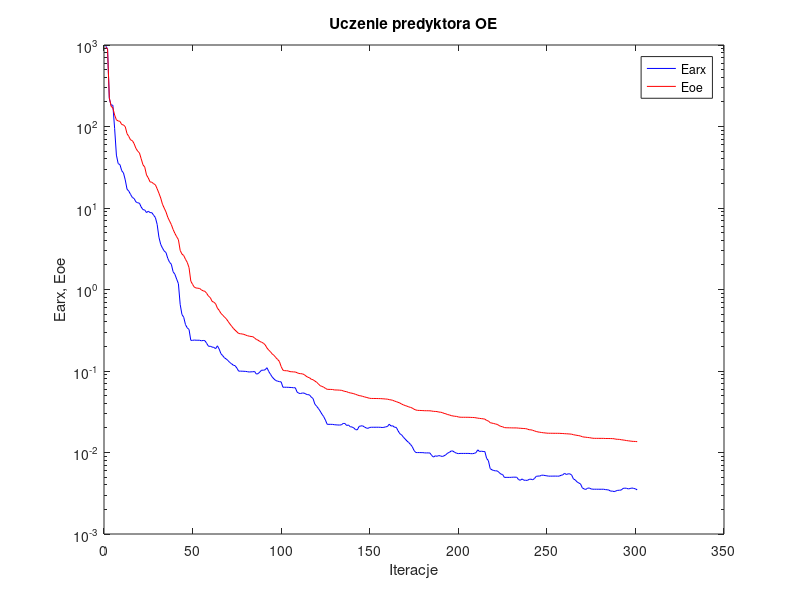
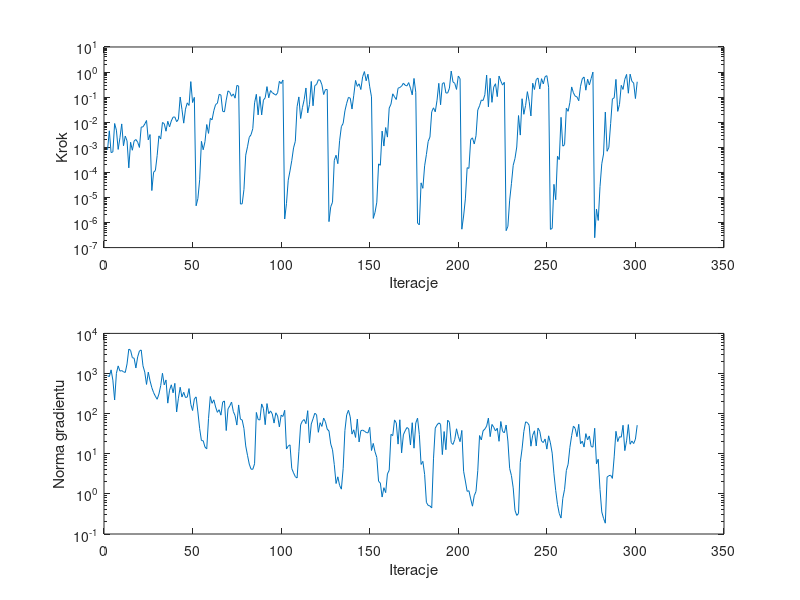

Recreate these plots in MATLAB, in order.
%uczenie predyktora oe
clear all;
n=0; farx(n+1)=9.665216e+002; foe(n+1)=9.449996e+002; wspucz(n+1)=0.000000e+000; ng(n+1)=0.000000e+000;
%odnowa zmiennej metryki
n=1; farx(n+1)=8.966632e+002; foe(n+1)=8.882005e+002; krok(n+1)=7.937301e-004; ng(n+1)=8.851648e+002;
n=2; farx(n+1)=2.196565e+002; foe(n+1)=2.259467e+002; krok(n+1)=4.546520e-003; ng(n+1)=8.345811e+002;
n=3; farx(n+1)=1.829045e+002; foe(n+1)=1.771915e+002; krok(n+1)=6.145526e-004; ng(n+1)=1.233433e+003;
n=4; farx(n+1)=1.826880e+002; foe(n+1)=1.689752e+002; krok(n+1)=6.553529e-004; ng(n+1)=6.856980e+002;
n=5; farx(n+1)=9.454157e+001; foe(n+1)=1.383386e+002; krok(n+1)=8.894860e-003; ng(n+1)=2.188102e+002;
n=6; farx(n+1)=4.457115e+001; foe(n+1)=1.206093e+002; krok(n+1)=4.829711e-003; ng(n+1)=1.011968e+003;
n=7; farx(n+1)=3.505870e+001; foe(n+1)=1.170065e+002; krok(n+1)=8.229017e-004; ng(n+1)=1.548000e+003;
n=8; farx(n+1)=3.407889e+001; foe(n+1)=1.156237e+002; krok(n+1)=2.400181e-003; ng(n+1)=1.146474e+003;
n=9; farx(n+1)=2.870097e+001; foe(n+1)=1.057182e+002; krok(n+1)=8.556689e-003; ng(n+1)=1.184555e+003;
n=10; farx(n+1)=2.691201e+001; foe(n+1)=1.045839e+002; krok(n+1)=1.153878e-003; ng(n+1)=1.105831e+003;
n=11; farx(n+1)=2.209446e+001; foe(n+1)=9.947468e+001; krok(n+1)=2.804162e-003; ng(n+1)=1.062366e+003;
n=12; farx(n+1)=1.700970e+001; foe(n+1)=8.166587e+001; krok(n+1)=1.812955e-003; ng(n+1)=1.734913e+003;
n=13; farx(n+1)=1.609554e+001; foe(n+1)=7.553537e+001; krok(n+1)=1.513017e-004; ng(n+1)=4.058872e+003;
n=14; farx(n+1)=1.466851e+001; foe(n+1)=6.842738e+001; krok(n+1)=1.588254e-003; ng(n+1)=3.779757e+003;
n=15; farx(n+1)=1.347486e+001; foe(n+1)=6.716944e+001; krok(n+1)=7.624904e-004; ng(n+1)=2.483932e+003;
n=16; farx(n+1)=1.307881e+001; foe(n+1)=6.158415e+001; krok(n+1)=1.772228e-003; ng(n+1)=2.409400e+003;
n=17; farx(n+1)=1.189254e+001; foe(n+1)=5.398564e+001; krok(n+1)=2.050616e-003; ng(n+1)=1.374477e+003;
n=18; farx(n+1)=1.159392e+001; foe(n+1)=4.993772e+001; krok(n+1)=1.597633e-003; ng(n+1)=2.593696e+003;
n=19; farx(n+1)=1.146117e+001; foe(n+1)=4.744668e+001; krok(n+1)=9.854180e-004; ng(n+1)=3.639177e+003;
n=20; farx(n+1)=1.027836e+001; foe(n+1)=4.015824e+001; krok(n+1)=6.374691e-003; ng(n+1)=3.871363e+003;
n=21; farx(n+1)=9.545484e+000; foe(n+1)=3.390769e+001; krok(n+1)=6.543079e-003; ng(n+1)=1.559826e+003;
n=22; farx(n+1)=9.457776e+000; foe(n+1)=3.175995e+001; krok(n+1)=8.443488e-003; ng(n+1)=1.086318e+003;
n=23; farx(n+1)=8.788818e+000; foe(n+1)=2.543687e+001; krok(n+1)=1.169933e-002; ng(n+1)=5.346658e+002;
n=24; farx(n+1)=9.130981e+000; foe(n+1)=2.337140e+001; krok(n+1)=1.983052e-003; ng(n+1)=1.081995e+003;
n=25; farx(n+1)=8.784813e+000; foe(n+1)=2.091325e+001; krok(n+1)=3.223493e-003; ng(n+1)=6.548837e+002;
%odnowa zmiennej metryki
n=26; farx(n+1)=8.768728e+000; foe(n+1)=2.070886e+001; krok(n+1)=1.882199e-005; ng(n+1)=4.438781e+002;
n=27; farx(n+1)=8.159881e+000; foe(n+1)=1.987047e+001; krok(n+1)=1.017375e-004; ng(n+1)=3.337183e+002;
n=28; farx(n+1)=7.644832e+000; foe(n+1)=1.928192e+001; krok(n+1)=1.185248e-004; ng(n+1)=2.716475e+002;
n=29; farx(n+1)=6.298156e+000; foe(n+1)=1.723096e+001; krok(n+1)=4.652564e-004; ng(n+1)=2.281509e+002;
n=30; farx(n+1)=4.383900e+000; foe(n+1)=1.518714e+001; krok(n+1)=2.855545e-003; ng(n+1)=3.075789e+002;
n=31; farx(n+1)=3.580803e+000; foe(n+1)=1.327855e+001; krok(n+1)=2.135619e-003; ng(n+1)=4.981788e+002;
n=32; farx(n+1)=3.222082e+000; foe(n+1)=1.112855e+001; krok(n+1)=9.769926e-003; ng(n+1)=1.015210e+003;
n=33; farx(n+1)=2.967309e+000; foe(n+1)=9.964835e+000; krok(n+1)=8.744518e-003; ng(n+1)=5.208946e+002;
n=34; farx(n+1)=2.837185e+000; foe(n+1)=8.944936e+000; krok(n+1)=4.372259e-003; ng(n+1)=6.914996e+002;
n=35; farx(n+1)=2.408556e+000; foe(n+1)=7.698631e+000; krok(n+1)=1.091588e-002; ng(n+1)=1.827263e+002;
n=36; farx(n+1)=2.159294e+000; foe(n+1)=6.932743e+000; krok(n+1)=6.543079e-003; ng(n+1)=3.834034e+002;
n=37; farx(n+1)=2.044040e+000; foe(n+1)=6.266302e+000; krok(n+1)=1.127002e-002; ng(n+1)=5.231467e+002;
n=38; farx(n+1)=1.653720e+000; foe(n+1)=5.461884e+000; krok(n+1)=1.596372e-002; ng(n+1)=3.304967e+002;
n=39; farx(n+1)=1.539195e+000; foe(n+1)=4.887243e+000; krok(n+1)=1.615205e-002; ng(n+1)=5.692654e+002;
n=40; farx(n+1)=1.343814e+000; foe(n+1)=4.448906e+000; krok(n+1)=1.046652e-002; ng(n+1)=1.098529e+002;
n=41; farx(n+1)=1.179442e+000; foe(n+1)=4.092296e+000; krok(n+1)=1.308616e-002; ng(n+1)=2.426432e+002;
n=42; farx(n+1)=6.567470e-001; foe(n+1)=3.019783e+000; krok(n+1)=1.011122e-001; ng(n+1)=4.549136e+002;
n=43; farx(n+1)=4.939162e-001; foe(n+1)=2.721811e+000; krok(n+1)=3.264474e-002; ng(n+1)=2.597086e+002;
n=44; farx(n+1)=4.564070e-001; foe(n+1)=2.611774e+000; krok(n+1)=9.175071e-003; ng(n+1)=3.401739e+002;
n=45; farx(n+1)=3.705819e-001; foe(n+1)=2.346984e+000; krok(n+1)=3.323730e-002; ng(n+1)=2.522684e+002;
n=46; farx(n+1)=3.381358e-001; foe(n+1)=2.151155e+000; krok(n+1)=5.908701e-002; ng(n+1)=2.587316e+002;
n=47; farx(n+1)=3.235174e-001; foe(n+1)=1.855822e+000; krok(n+1)=4.669156e-002; ng(n+1)=4.215957e+002;
n=48; farx(n+1)=2.379123e-001; foe(n+1)=1.268692e+000; krok(n+1)=4.164005e-001; ng(n+1)=1.705884e+002;
n=49; farx(n+1)=2.376564e-001; foe(n+1)=1.155433e+000; krok(n+1)=6.087640e-002; ng(n+1)=1.196263e+002;
n=50; farx(n+1)=2.399045e-001; foe(n+1)=1.066354e+000; krok(n+1)=9.809225e-002; ng(n+1)=2.316015e+002;
%odnowa zmiennej metryki
n=51; farx(n+1)=2.384610e-001; foe(n+1)=1.043904e+000; krok(n+1)=4.649882e-006; ng(n+1)=2.617344e+002;
n=52; farx(n+1)=2.384876e-001; foe(n+1)=1.036516e+000; krok(n+1)=9.063603e-006; ng(n+1)=1.101859e+002;
n=53; farx(n+1)=2.384105e-001; foe(n+1)=1.030202e+000; krok(n+1)=5.059212e-005; ng(n+1)=4.219594e+001;
n=54; farx(n+1)=2.346106e-001; foe(n+1)=9.876320e-001; krok(n+1)=1.726346e-003; ng(n+1)=2.133110e+001;
n=55; farx(n+1)=2.372554e-001; foe(n+1)=9.635599e-001; krok(n+1)=7.975165e-004; ng(n+1)=2.111240e+001;
n=56; farx(n+1)=2.351687e-001; foe(n+1)=9.488941e-001; krok(n+1)=1.674853e-003; ng(n+1)=1.470801e+001;
n=57; farx(n+1)=2.176668e-001; foe(n+1)=8.948530e-001; krok(n+1)=8.085176e-003; ng(n+1)=1.323482e+001;
n=58; farx(n+1)=2.009519e-001; foe(n+1)=8.268045e-001; krok(n+1)=3.581841e-003; ng(n+1)=7.560636e+001;
n=59; farx(n+1)=2.011553e-001; foe(n+1)=7.959533e-001; krok(n+1)=1.423591e-002; ng(n+1)=2.672183e+002;
n=60; farx(n+1)=1.967754e-001; foe(n+1)=7.155597e-001; krok(n+1)=1.250976e-002; ng(n+1)=1.809554e+002;
n=61; farx(n+1)=1.949173e-001; foe(n+1)=6.984524e-001; krok(n+1)=2.896961e-002; ng(n+1)=2.206143e+002;
n=62; farx(n+1)=1.878030e-001; foe(n+1)=6.688039e-001; krok(n+1)=5.079872e-002; ng(n+1)=1.468042e+002;
n=63; farx(n+1)=2.037676e-001; foe(n+1)=5.912614e-001; krok(n+1)=5.671128e-002; ng(n+1)=1.076906e+002;
n=64; farx(n+1)=1.861650e-001; foe(n+1)=5.554478e-001; krok(n+1)=1.288588e-001; ng(n+1)=1.252899e+002;
n=65; farx(n+1)=1.632511e-001; foe(n+1)=5.099159e-001; krok(n+1)=1.215890e-001; ng(n+1)=9.168469e+001;
n=66; farx(n+1)=1.542955e-001; foe(n+1)=4.851689e-001; krok(n+1)=2.710756e-002; ng(n+1)=1.942126e+002;
n=67; farx(n+1)=1.450641e-001; foe(n+1)=4.585706e-001; krok(n+1)=2.592196e-002; ng(n+1)=2.068951e+002;
n=68; farx(n+1)=1.403862e-001; foe(n+1)=4.381817e-001; krok(n+1)=7.618367e-002; ng(n+1)=3.789355e+001;
n=69; farx(n+1)=1.343016e-001; foe(n+1)=4.071423e-001; krok(n+1)=1.778431e-001; ng(n+1)=1.313125e+002;
n=70; farx(n+1)=1.271362e-001; foe(n+1)=3.795168e-001; krok(n+1)=1.559800e-001; ng(n+1)=1.564258e+002;
n=71; farx(n+1)=1.228795e-001; foe(n+1)=3.558464e-001; krok(n+1)=1.084302e-001; ng(n+1)=1.944390e+002;
n=72; farx(n+1)=1.177089e-001; foe(n+1)=3.338616e-001; krok(n+1)=1.346726e-001; ng(n+1)=1.132094e+002;
n=73; farx(n+1)=1.162484e-001; foe(n+1)=3.171480e-001; krok(n+1)=9.089589e-002; ng(n+1)=8.882382e+001;
n=74; farx(n+1)=1.086171e-001; foe(n+1)=3.027943e-001; krok(n+1)=2.926858e-001; ng(n+1)=5.193481e+001;
n=75; farx(n+1)=9.963817e-002; foe(n+1)=2.885549e-001; krok(n+1)=2.767350e-001; ng(n+1)=1.647963e+002;
%odnowa zmiennej metryki
n=76; farx(n+1)=9.959586e-002; foe(n+1)=2.866457e-001; krok(n+1)=5.457025e-006; ng(n+1)=7.267111e+001;
n=77; farx(n+1)=9.942549e-002; foe(n+1)=2.846507e-001; krok(n+1)=5.560895e-006; ng(n+1)=6.963643e+001;
n=78; farx(n+1)=9.916311e-002; foe(n+1)=2.815058e-001; krok(n+1)=2.078166e-005; ng(n+1)=4.257406e+001;
n=79; farx(n+1)=9.885658e-002; foe(n+1)=2.755782e-001; krok(n+1)=4.855320e-004; ng(n+1)=1.566680e+001;
n=80; farx(n+1)=9.809327e-002; foe(n+1)=2.710934e-001; krok(n+1)=1.043660e-003; ng(n+1)=9.163544e+000;
n=81; farx(n+1)=9.717185e-002; foe(n+1)=2.674616e-001; krok(n+1)=2.511123e-003; ng(n+1)=5.522135e+000;
n=82; farx(n+1)=9.769304e-002; foe(n+1)=2.652951e-001; krok(n+1)=3.176507e-003; ng(n+1)=4.134915e+000;
n=83; farx(n+1)=9.786285e-002; foe(n+1)=2.637629e-001; krok(n+1)=5.557598e-003; ng(n+1)=4.096950e+000;
n=84; farx(n+1)=9.864279e-002; foe(n+1)=2.542765e-001; krok(n+1)=5.927401e-002; ng(n+1)=5.625968e+000;
n=85; farx(n+1)=9.166884e-002; foe(n+1)=2.437827e-001; krok(n+1)=1.296496e-001; ng(n+1)=1.070939e+002;
n=86; farx(n+1)=9.282879e-002; foe(n+1)=2.388339e-001; krok(n+1)=1.957031e-002; ng(n+1)=7.143657e+001;
n=87; farx(n+1)=9.757105e-002; foe(n+1)=2.299809e-001; krok(n+1)=1.057221e-001; ng(n+1)=6.937697e+001;
n=88; farx(n+1)=1.024710e-001; foe(n+1)=2.253809e-001; krok(n+1)=1.955649e-002; ng(n+1)=1.745114e+002;
n=89; farx(n+1)=1.020741e-001; foe(n+1)=2.191733e-001; krok(n+1)=7.596282e-002; ng(n+1)=1.339994e+002;
n=90; farx(n+1)=1.037262e-001; foe(n+1)=2.091910e-001; krok(n+1)=9.451019e-002; ng(n+1)=5.301787e+001;
n=91; farx(n+1)=1.097747e-001; foe(n+1)=1.916160e-001; krok(n+1)=2.625380e-001; ng(n+1)=1.780358e+002;
n=92; farx(n+1)=9.851992e-002; foe(n+1)=1.803242e-001; krok(n+1)=9.407061e-002; ng(n+1)=9.976309e+001;
n=93; farx(n+1)=9.097194e-002; foe(n+1)=1.721426e-001; krok(n+1)=1.827549e-001; ng(n+1)=1.169253e+002;
n=94; farx(n+1)=8.416596e-002; foe(n+1)=1.612749e-001; krok(n+1)=1.509846e-001; ng(n+1)=9.802688e+001;
n=95; farx(n+1)=7.976709e-002; foe(n+1)=1.554663e-001; krok(n+1)=1.344350e-001; ng(n+1)=5.816964e+001;
n=96; farx(n+1)=7.628479e-002; foe(n+1)=1.459530e-001; krok(n+1)=1.196783e-001; ng(n+1)=1.050034e+002;
n=97; farx(n+1)=7.505617e-002; foe(n+1)=1.386889e-001; krok(n+1)=1.489153e-001; ng(n+1)=8.758864e+001;
n=98; farx(n+1)=7.410179e-002; foe(n+1)=1.311624e-001; krok(n+1)=4.268310e-001; ng(n+1)=4.677206e+001;
n=99; farx(n+1)=7.350465e-002; foe(n+1)=1.134925e-001; krok(n+1)=3.465039e-001; ng(n+1)=9.157192e+001;
n=100; farx(n+1)=6.322369e-002; foe(n+1)=1.024130e-001; krok(n+1)=4.816416e-001; ng(n+1)=8.491250e+001;
%odnowa zmiennej metryki
n=101; farx(n+1)=6.321200e-002; foe(n+1)=1.009260e-001; krok(n+1)=1.380356e-006; ng(n+1)=1.211134e+002;
n=102; farx(n+1)=6.318652e-002; foe(n+1)=1.008166e-001; krok(n+1)=5.659503e-006; ng(n+1)=1.313479e+001;
n=103; farx(n+1)=6.304421e-002; foe(n+1)=1.002107e-001; krok(n+1)=4.888219e-005; ng(n+1)=1.552300e+001;
n=104; farx(n+1)=6.285790e-002; foe(n+1)=9.822325e-002; krok(n+1)=1.147197e-004; ng(n+1)=1.668657e+001;
n=105; farx(n+1)=6.268245e-002; foe(n+1)=9.791353e-002; krok(n+1)=2.952315e-004; ng(n+1)=4.282892e+000;
n=106; farx(n+1)=6.228228e-002; foe(n+1)=9.745713e-002; krok(n+1)=9.458427e-004; ng(n+1)=3.344332e+000;
n=107; farx(n+1)=6.228550e-002; foe(n+1)=9.724006e-002; krok(n+1)=1.737807e-003; ng(n+1)=2.687102e+000;
n=108; farx(n+1)=5.517424e-002; foe(n+1)=9.526779e-002; krok(n+1)=4.171530e-002; ng(n+1)=2.486624e+000;
n=109; farx(n+1)=5.328955e-002; foe(n+1)=9.323020e-002; krok(n+1)=1.019950e-001; ng(n+1)=1.122148e+001;
n=110; farx(n+1)=5.296005e-002; foe(n+1)=9.277370e-002; krok(n+1)=1.405854e-002; ng(n+1)=5.278583e+001;
n=111; farx(n+1)=5.372708e-002; foe(n+1)=9.226333e-002; krok(n+1)=3.802193e-002; ng(n+1)=6.555852e+001;
n=112; farx(n+1)=5.353590e-002; foe(n+1)=9.042136e-002; krok(n+1)=7.919636e-002; ng(n+1)=7.131770e+001;
n=113; farx(n+1)=5.206682e-002; foe(n+1)=8.677510e-002; krok(n+1)=2.317569e-001; ng(n+1)=5.609951e+001;
n=114; farx(n+1)=5.125978e-002; foe(n+1)=8.394608e-002; krok(n+1)=2.351765e-002; ng(n+1)=1.185253e+002;
n=115; farx(n+1)=5.092364e-002; foe(n+1)=8.270544e-002; krok(n+1)=5.138140e-002; ng(n+1)=1.861775e+001;
n=116; farx(n+1)=4.783174e-002; foe(n+1)=7.915526e-002; krok(n+1)=4.228884e-001; ng(n+1)=5.502498e+001;
n=117; farx(n+1)=4.598824e-002; foe(n+1)=7.816765e-002; krok(n+1)=4.524124e-002; ng(n+1)=7.445632e+001;
n=118; farx(n+1)=3.936585e-002; foe(n+1)=7.539040e-002; krok(n+1)=2.894475e-001; ng(n+1)=1.024226e+002;
n=119; farx(n+1)=3.701479e-002; foe(n+1)=7.290230e-002; krok(n+1)=3.202323e-001; ng(n+1)=9.389101e+001;
n=120; farx(n+1)=3.476340e-002; foe(n+1)=6.952821e-002; krok(n+1)=4.923082e-001; ng(n+1)=3.425683e+001;
n=121; farx(n+1)=3.226433e-002; foe(n+1)=6.612052e-002; krok(n+1)=4.763389e-001; ng(n+1)=5.948781e+001;
n=122; farx(n+1)=2.959532e-002; foe(n+1)=6.471225e-002; krok(n+1)=3.114411e-001; ng(n+1)=4.800774e+001;
n=123; farx(n+1)=2.758490e-002; foe(n+1)=6.340804e-002; krok(n+1)=1.269153e-001; ng(n+1)=7.777493e+001;
n=124; farx(n+1)=2.497592e-002; foe(n+1)=6.119375e-002; krok(n+1)=2.002215e-001; ng(n+1)=6.261839e+001;
n=125; farx(n+1)=2.216390e-002; foe(n+1)=5.961410e-002; krok(n+1)=2.013997e-001; ng(n+1)=4.108983e+001;
%odnowa zmiennej metryki
n=126; farx(n+1)=2.216409e-002; foe(n+1)=5.950111e-002; krok(n+1)=1.085368e-006; ng(n+1)=3.698343e+001;
n=127; farx(n+1)=2.215739e-002; foe(n+1)=5.942077e-002; krok(n+1)=4.273013e-006; ng(n+1)=1.749115e+001;
n=128; farx(n+1)=2.213095e-002; foe(n+1)=5.931229e-002; krok(n+1)=6.445420e-006; ng(n+1)=1.256322e+001;
n=129; farx(n+1)=2.194118e-002; foe(n+1)=5.859623e-002; krok(n+1)=3.046669e-004; ng(n+1)=5.344484e+000;
n=130; farx(n+1)=2.183774e-002; foe(n+1)=5.850802e-002; krok(n+1)=4.820713e-004; ng(n+1)=1.811711e+000;
n=131; farx(n+1)=2.176381e-002; foe(n+1)=5.842613e-002; krok(n+1)=2.215284e-004; ng(n+1)=2.662123e+000;
n=132; farx(n+1)=2.171666e-002; foe(n+1)=5.818514e-002; krok(n+1)=1.830478e-003; ng(n+1)=1.623272e+000;
n=133; farx(n+1)=2.186514e-002; foe(n+1)=5.798706e-002; krok(n+1)=6.681202e-003; ng(n+1)=1.311279e+000;
n=134; farx(n+1)=2.271770e-002; foe(n+1)=5.708831e-002; krok(n+1)=8.988693e-003; ng(n+1)=4.260383e+000;
n=135; farx(n+1)=2.270149e-002; foe(n+1)=5.616326e-002; krok(n+1)=2.835564e-002; ng(n+1)=3.820922e+001;
n=136; farx(n+1)=2.144084e-002; foe(n+1)=5.576083e-002; krok(n+1)=5.694364e-002; ng(n+1)=9.355508e+001;
n=137; farx(n+1)=2.175995e-002; foe(n+1)=5.447522e-002; krok(n+1)=9.790194e-002; ng(n+1)=1.215100e+002;
n=138; farx(n+1)=2.070211e-002; foe(n+1)=5.389933e-002; krok(n+1)=9.137743e-002; ng(n+1)=8.307721e+001;
n=139; farx(n+1)=2.056453e-002; foe(n+1)=5.334392e-002; krok(n+1)=3.353295e-002; ng(n+1)=3.085836e+001;
n=140; farx(n+1)=2.003646e-002; foe(n+1)=5.269777e-002; krok(n+1)=1.191056e-001; ng(n+1)=3.950417e+001;
n=141; farx(n+1)=1.907345e-002; foe(n+1)=5.169226e-002; krok(n+1)=4.635137e-001; ng(n+1)=2.552671e+001;
n=142; farx(n+1)=1.896825e-002; foe(n+1)=5.087285e-002; krok(n+1)=2.693452e-001; ng(n+1)=7.342304e+001;
n=143; farx(n+1)=2.088482e-002; foe(n+1)=4.990854e-002; krok(n+1)=3.404866e-001; ng(n+1)=1.968572e+001;
n=144; farx(n+1)=2.120234e-002; foe(n+1)=4.954688e-002; krok(n+1)=2.010759e-001; ng(n+1)=3.756172e+001;
n=145; farx(n+1)=2.123756e-002; foe(n+1)=4.881892e-002; krok(n+1)=6.522451e-001; ng(n+1)=3.892194e+001;
n=146; farx(n+1)=2.057457e-002; foe(n+1)=4.815861e-002; krok(n+1)=1.045307e+000; ng(n+1)=3.654160e+001;
n=147; farx(n+1)=2.000753e-002; foe(n+1)=4.752827e-002; krok(n+1)=4.478955e-001; ng(n+1)=3.399115e+001;
n=148; farx(n+1)=1.977995e-002; foe(n+1)=4.686535e-002; krok(n+1)=8.209742e-001; ng(n+1)=3.300860e+001;
n=149; farx(n+1)=2.031289e-002; foe(n+1)=4.622784e-002; krok(n+1)=2.584327e-001; ng(n+1)=4.560142e+001;
n=150; farx(n+1)=2.041006e-002; foe(n+1)=4.605574e-002; krok(n+1)=1.024472e-001; ng(n+1)=1.205749e+001;
%odnowa zmiennej metryki
n=151; farx(n+1)=2.040980e-002; foe(n+1)=4.602102e-002; krok(n+1)=1.458599e-006; ng(n+1)=1.811890e+001;
n=152; farx(n+1)=2.041036e-002; foe(n+1)=4.599641e-002; krok(n+1)=2.556226e-006; ng(n+1)=1.116317e+001;
n=153; farx(n+1)=2.042042e-002; foe(n+1)=4.595971e-002; krok(n+1)=6.453292e-006; ng(n+1)=8.090595e+000;
n=154; farx(n+1)=2.041052e-002; foe(n+1)=4.589432e-002; krok(n+1)=2.176111e-004; ng(n+1)=2.056057e+000;
n=155; farx(n+1)=2.038278e-002; foe(n+1)=4.585624e-002; krok(n+1)=1.915864e-004; ng(n+1)=1.862155e+000;
n=156; farx(n+1)=2.026200e-002; foe(n+1)=4.569246e-002; krok(n+1)=4.427789e-003; ng(n+1)=8.346667e-001;
n=157; farx(n+1)=2.035994e-002; foe(n+1)=4.554949e-002; krok(n+1)=1.120856e-003; ng(n+1)=1.426793e+000;
n=158; farx(n+1)=2.064826e-002; foe(n+1)=4.528398e-002; krok(n+1)=6.130766e-003; ng(n+1)=1.074870e+000;
n=159; farx(n+1)=2.081738e-002; foe(n+1)=4.517626e-002; krok(n+1)=2.547833e-003; ng(n+1)=3.144820e+000;
n=160; farx(n+1)=2.223388e-002; foe(n+1)=4.451438e-002; krok(n+1)=3.670029e-002; ng(n+1)=3.877737e+000;
n=161; farx(n+1)=2.114659e-002; foe(n+1)=4.420692e-002; krok(n+1)=5.235740e-002; ng(n+1)=3.042167e+001;
n=162; farx(n+1)=2.127372e-002; foe(n+1)=4.371313e-002; krok(n+1)=1.357350e-001; ng(n+1)=2.831188e+001;
n=163; farx(n+1)=2.040218e-002; foe(n+1)=4.273978e-002; krok(n+1)=1.026218e-001; ng(n+1)=6.974731e+001;
n=164; farx(n+1)=2.034601e-002; foe(n+1)=4.210107e-002; krok(n+1)=8.057849e-002; ng(n+1)=5.859928e+001;
n=165; farx(n+1)=1.848318e-002; foe(n+1)=4.126734e-002; krok(n+1)=2.268451e-001; ng(n+1)=1.740548e+001;
n=166; farx(n+1)=1.698838e-002; foe(n+1)=4.050798e-002; krok(n+1)=2.436225e-001; ng(n+1)=7.022772e+001;
n=167; farx(n+1)=1.648753e-002; foe(n+1)=3.930009e-002; krok(n+1)=2.730638e-001; ng(n+1)=1.052552e+001;
n=168; farx(n+1)=1.541888e-002; foe(n+1)=3.843603e-002; krok(n+1)=3.614383e-001; ng(n+1)=2.971872e+001;
n=169; farx(n+1)=1.465048e-002; foe(n+1)=3.769841e-002; krok(n+1)=2.981443e-001; ng(n+1)=3.730654e+001;
n=170; farx(n+1)=1.385518e-002; foe(n+1)=3.704828e-002; krok(n+1)=2.800362e-001; ng(n+1)=4.509463e+001;
n=171; farx(n+1)=1.326965e-002; foe(n+1)=3.631623e-002; krok(n+1)=3.806077e-001; ng(n+1)=4.195183e+001;
n=172; farx(n+1)=1.257413e-002; foe(n+1)=3.578648e-002; krok(n+1)=2.286351e-001; ng(n+1)=1.651977e+001;
n=173; farx(n+1)=1.181775e-002; foe(n+1)=3.513506e-002; krok(n+1)=1.232442e-001; ng(n+1)=5.939039e+001;
n=174; farx(n+1)=1.060482e-002; foe(n+1)=3.397755e-002; krok(n+1)=5.570755e-001; ng(n+1)=1.378408e+001;
n=175; farx(n+1)=9.991113e-003; foe(n+1)=3.325351e-002; krok(n+1)=1.567018e-001; ng(n+1)=5.858262e+001;
%odnowa zmiennej metryki
n=176; farx(n+1)=9.981519e-003; foe(n+1)=3.289189e-002; krok(n+1)=9.415455e-007; ng(n+1)=7.711512e+001;
n=177; farx(n+1)=9.978603e-003; foe(n+1)=3.282613e-002; krok(n+1)=8.092044e-007; ng(n+1)=3.020915e+001;
n=178; farx(n+1)=9.967332e-003; foe(n+1)=3.275870e-002; krok(n+1)=3.819627e-005; ng(n+1)=5.412634e+000;
n=179; farx(n+1)=9.965181e-003; foe(n+1)=3.268248e-002; krok(n+1)=2.310648e-005; ng(n+1)=6.472516e+000;
n=180; farx(n+1)=9.892233e-003; foe(n+1)=3.256307e-002; krok(n+1)=1.821736e-004; ng(n+1)=3.044246e+000;
n=181; farx(n+1)=9.882253e-003; foe(n+1)=3.255077e-002; krok(n+1)=5.157570e-004; ng(n+1)=6.140728e-001;
n=182; farx(n+1)=9.887271e-003; foe(n+1)=3.252346e-002; krok(n+1)=1.721118e-003; ng(n+1)=5.152139e-001;
n=183; farx(n+1)=9.859204e-003; foe(n+1)=3.249258e-002; krok(n+1)=2.569527e-003; ng(n+1)=5.010022e-001;
n=184; farx(n+1)=9.184346e-003; foe(n+1)=3.226118e-002; krok(n+1)=2.606552e-002; ng(n+1)=4.466516e-001;
n=185; farx(n+1)=8.786921e-003; foe(n+1)=3.199653e-002; krok(n+1)=3.751412e-002; ng(n+1)=7.465750e+000;
n=186; farx(n+1)=9.103495e-003; foe(n+1)=3.190851e-002; krok(n+1)=2.590317e-002; ng(n+1)=4.361347e+001;
n=187; farx(n+1)=8.988617e-003; foe(n+1)=3.178635e-002; krok(n+1)=7.494212e-002; ng(n+1)=5.232462e+001;
n=188; farx(n+1)=9.168376e-003; foe(n+1)=3.135097e-002; krok(n+1)=3.556863e-001; ng(n+1)=5.872885e+001;
n=189; farx(n+1)=9.061058e-003; foe(n+1)=3.122562e-002; krok(n+1)=4.954706e-002; ng(n+1)=5.430748e+001;
n=190; farx(n+1)=8.941834e-003; foe(n+1)=3.087366e-002; krok(n+1)=3.465039e-001; ng(n+1)=9.533202e+000;
n=191; farx(n+1)=9.113888e-003; foe(n+1)=3.019033e-002; krok(n+1)=3.785765e-001; ng(n+1)=3.582756e+001;
n=192; farx(n+1)=9.391522e-003; foe(n+1)=2.983111e-002; krok(n+1)=1.467726e-001; ng(n+1)=1.262179e+001;
n=193; farx(n+1)=9.840963e-003; foe(n+1)=2.918198e-002; krok(n+1)=1.454886e-001; ng(n+1)=6.873678e+001;
n=194; farx(n+1)=1.004236e-002; foe(n+1)=2.890707e-002; krok(n+1)=2.268451e-001; ng(n+1)=6.086499e+001;
n=195; farx(n+1)=1.045675e-002; foe(n+1)=2.834610e-002; krok(n+1)=1.096368e+000; ng(n+1)=1.901961e+001;
n=196; farx(n+1)=1.041471e-002; foe(n+1)=2.808360e-002; krok(n+1)=4.047493e-001; ng(n+1)=1.702874e+001;
n=197; farx(n+1)=1.002052e-002; foe(n+1)=2.783468e-002; krok(n+1)=3.550835e-001; ng(n+1)=2.269521e+001;
n=198; farx(n+1)=9.813827e-003; foe(n+1)=2.773938e-002; krok(n+1)=2.031949e-001; ng(n+1)=4.195517e+001;
n=199; farx(n+1)=9.690046e-003; foe(n+1)=2.732308e-002; krok(n+1)=6.912919e-001; ng(n+1)=2.720729e+001;
n=200; farx(n+1)=9.743341e-003; foe(n+1)=2.711550e-002; krok(n+1)=5.450576e-001; ng(n+1)=2.004074e+001;
%odnowa zmiennej metryki
n=201; farx(n+1)=9.743537e-003; foe(n+1)=2.705965e-002; krok(n+1)=5.411080e-007; ng(n+1)=3.813731e+001;
n=202; farx(n+1)=9.743305e-003; foe(n+1)=2.705773e-002; krok(n+1)=1.814744e-006; ng(n+1)=3.669832e+000;
n=203; farx(n+1)=9.745250e-003; foe(n+1)=2.705458e-002; krok(n+1)=8.756691e-006; ng(n+1)=2.089830e+000;
n=204; farx(n+1)=9.742018e-003; foe(n+1)=2.704053e-002; krok(n+1)=1.535048e-004; ng(n+1)=1.156154e+000;
n=205; farx(n+1)=9.746654e-003; foe(n+1)=2.702774e-002; krok(n+1)=1.442347e-004; ng(n+1)=1.199120e+000;
n=206; farx(n+1)=9.685051e-003; foe(n+1)=2.695825e-002; krok(n+1)=2.032216e-003; ng(n+1)=7.496448e-001;
n=207; farx(n+1)=9.673493e-003; foe(n+1)=2.691199e-002; krok(n+1)=2.383756e-003; ng(n+1)=4.936313e-001;
n=208; farx(n+1)=9.759351e-003; foe(n+1)=2.685203e-002; krok(n+1)=1.353531e-003; ng(n+1)=8.977914e-001;
n=209; farx(n+1)=9.956322e-003; foe(n+1)=2.663898e-002; krok(n+1)=2.883948e-003; ng(n+1)=1.153190e+000;
n=210; farx(n+1)=1.077977e-002; foe(n+1)=2.638725e-002; krok(n+1)=3.064379e-002; ng(n+1)=3.789918e+000;
n=211; farx(n+1)=1.027915e-002; foe(n+1)=2.623022e-002; krok(n+1)=4.509055e-002; ng(n+1)=2.841008e+001;
n=212; farx(n+1)=1.038471e-002; foe(n+1)=2.605506e-002; krok(n+1)=7.680579e-002; ng(n+1)=2.209282e+001;
n=213; farx(n+1)=1.029237e-002; foe(n+1)=2.591021e-002; krok(n+1)=7.340057e-002; ng(n+1)=3.735080e+001;
n=214; farx(n+1)=1.027534e-002; foe(n+1)=2.567181e-002; krok(n+1)=1.244441e-001; ng(n+1)=4.133130e+001;
n=215; farx(n+1)=8.455629e-003; foe(n+1)=2.473140e-002; krok(n+1)=7.571876e-001; ng(n+1)=4.878211e+001;
n=216; farx(n+1)=7.942633e-003; foe(n+1)=2.435159e-002; krok(n+1)=4.111242e-002; ng(n+1)=7.754223e+001;
n=217; farx(n+1)=6.339723e-003; foe(n+1)=2.323758e-002; krok(n+1)=5.636152e-001; ng(n+1)=2.669082e+001;
n=218; farx(n+1)=6.133484e-003; foe(n+1)=2.294415e-002; krok(n+1)=6.208155e-002; ng(n+1)=5.383753e+001;
n=219; farx(n+1)=6.009460e-003; foe(n+1)=2.269653e-002; krok(n+1)=2.515310e-001; ng(n+1)=4.582590e+001;
n=220; farx(n+1)=5.956913e-003; foe(n+1)=2.237825e-002; krok(n+1)=3.427774e-001; ng(n+1)=3.699506e+001;
n=221; farx(n+1)=5.946335e-003; foe(n+1)=2.213026e-002; krok(n+1)=1.046893e-001; ng(n+1)=4.336684e+001;
n=222; farx(n+1)=5.702321e-003; foe(n+1)=2.143573e-002; krok(n+1)=6.930078e-001; ng(n+1)=2.044395e+001;
n=223; farx(n+1)=5.435564e-003; foe(n+1)=2.090458e-002; krok(n+1)=4.363377e-001; ng(n+1)=6.369690e+001;
n=224; farx(n+1)=5.376684e-003; foe(n+1)=2.071299e-002; krok(n+1)=3.020544e-001; ng(n+1)=3.594747e+001;
n=225; farx(n+1)=4.950986e-003; foe(n+1)=2.021516e-002; krok(n+1)=3.916078e-001; ng(n+1)=3.330240e+001;
%odnowa zmiennej metryki
n=226; farx(n+1)=4.952180e-003; foe(n+1)=2.013094e-002; krok(n+1)=4.740773e-007; ng(n+1)=5.200266e+001;
n=227; farx(n+1)=4.952870e-003; foe(n+1)=2.010473e-002; krok(n+1)=7.047453e-007; ng(n+1)=2.075582e+001;
n=228; farx(n+1)=4.952038e-003; foe(n+1)=2.008455e-002; krok(n+1)=7.817314e-006; ng(n+1)=4.293833e+000;
n=229; farx(n+1)=4.963089e-003; foe(n+1)=2.006136e-002; krok(n+1)=3.533295e-005; ng(n+1)=2.859522e+000;
n=230; farx(n+1)=4.981500e-003; foe(n+1)=2.003390e-002; krok(n+1)=1.915864e-004; ng(n+1)=1.414031e+000;
n=231; farx(n+1)=4.981377e-003; foe(n+1)=2.003061e-002; krok(n+1)=3.569431e-004; ng(n+1)=3.896759e-001;
n=232; farx(n+1)=4.971361e-003; foe(n+1)=2.002563e-002; krok(n+1)=1.023857e-003; ng(n+1)=2.908823e-001;
n=233; farx(n+1)=4.658426e-003; foe(n+1)=1.990414e-002; krok(n+1)=1.843937e-002; ng(n+1)=3.251960e-001;
n=234; farx(n+1)=4.561620e-003; foe(n+1)=1.984276e-002; krok(n+1)=3.065383e-003; ng(n+1)=6.113972e+000;
n=235; farx(n+1)=4.738782e-003; foe(n+1)=1.975792e-002; krok(n+1)=8.643496e-002; ng(n+1)=1.322724e+001;
n=236; farx(n+1)=4.572326e-003; foe(n+1)=1.969434e-002; krok(n+1)=2.069473e-002; ng(n+1)=3.579422e+001;
n=237; farx(n+1)=4.564947e-003; foe(n+1)=1.962116e-002; krok(n+1)=4.663645e-002; ng(n+1)=6.237136e+001;
n=238; farx(n+1)=4.545348e-003; foe(n+1)=1.939947e-002; krok(n+1)=1.655202e-001; ng(n+1)=5.998785e+001;
n=239; farx(n+1)=4.684141e-003; foe(n+1)=1.901440e-002; krok(n+1)=6.826594e-002; ng(n+1)=5.123057e+001;
n=240; farx(n+1)=4.714824e-003; foe(n+1)=1.898515e-002; krok(n+1)=1.775074e-002; ng(n+1)=1.543322e+001;
n=241; farx(n+1)=4.619204e-003; foe(n+1)=1.873349e-002; krok(n+1)=3.589327e-001; ng(n+1)=2.898568e+001;
n=242; farx(n+1)=4.798180e-003; foe(n+1)=1.840556e-002; krok(n+1)=2.016994e-001; ng(n+1)=3.734103e+001;
n=243; farx(n+1)=5.097636e-003; foe(n+1)=1.810734e-002; krok(n+1)=5.045340e-001; ng(n+1)=1.564503e+001;
n=244; farx(n+1)=5.141365e-003; foe(n+1)=1.787213e-002; krok(n+1)=5.779250e-001; ng(n+1)=4.357363e+001;
n=245; farx(n+1)=5.137495e-003; foe(n+1)=1.773304e-002; krok(n+1)=2.106628e-001; ng(n+1)=3.626422e+001;
n=246; farx(n+1)=5.263538e-003; foe(n+1)=1.759563e-002; krok(n+1)=5.450576e-001; ng(n+1)=2.068413e+001;
n=247; farx(n+1)=5.265640e-003; foe(n+1)=1.746656e-002; krok(n+1)=3.372291e-001; ng(n+1)=1.902340e+001;
n=248; farx(n+1)=5.215500e-003; foe(n+1)=1.739513e-002; krok(n+1)=6.564205e-001; ng(n+1)=2.336060e+001;
n=249; farx(n+1)=5.171262e-003; foe(n+1)=1.726836e-002; krok(n+1)=7.178655e-001; ng(n+1)=1.305728e+001;
n=250; farx(n+1)=5.128472e-003; foe(n+1)=1.723751e-002; krok(n+1)=2.477066e-001; ng(n+1)=2.801763e+001;
%odnowa zmiennej metryki
n=251; farx(n+1)=5.129186e-003; foe(n+1)=1.722554e-002; krok(n+1)=5.313249e-007; ng(n+1)=1.864008e+001;
n=252; farx(n+1)=5.129595e-003; foe(n+1)=1.722170e-002; krok(n+1)=5.826343e-007; ng(n+1)=1.036945e+001;
n=253; farx(n+1)=5.135103e-003; foe(n+1)=1.720412e-002; krok(n+1)=3.333298e-005; ng(n+1)=3.168350e+000;
n=254; farx(n+1)=5.134599e-003; foe(n+1)=1.720349e-002; krok(n+1)=8.128882e-006; ng(n+1)=1.212408e+000;
n=255; farx(n+1)=5.127799e-003; foe(n+1)=1.719512e-002; krok(n+1)=4.395065e-004; ng(n+1)=5.461050e-001;
n=256; farx(n+1)=5.129736e-003; foe(n+1)=1.719287e-002; krok(n+1)=3.233551e-004; ng(n+1)=3.241414e-001;
n=257; farx(n+1)=5.253229e-003; foe(n+1)=1.713221e-002; krok(n+1)=1.567500e-002; ng(n+1)=2.495545e-001;
n=258; farx(n+1)=5.315493e-003; foe(n+1)=1.710203e-002; krok(n+1)=1.108189e-003; ng(n+1)=7.738972e-001;
n=259; farx(n+1)=5.558571e-003; foe(n+1)=1.702558e-002; krok(n+1)=1.274309e-003; ng(n+1)=1.303937e+000;
n=260; farx(n+1)=5.371883e-003; foe(n+1)=1.697808e-002; krok(n+1)=3.658573e-002; ng(n+1)=3.831538e+000;
n=261; farx(n+1)=5.473419e-003; foe(n+1)=1.693077e-002; krok(n+1)=2.720095e-002; ng(n+1)=5.472696e+000;
n=262; farx(n+1)=5.474254e-003; foe(n+1)=1.686013e-002; krok(n+1)=6.189726e-002; ng(n+1)=1.443817e+001;
n=263; farx(n+1)=5.288563e-003; foe(n+1)=1.677824e-002; krok(n+1)=2.553603e-001; ng(n+1)=2.850769e+001;
n=264; farx(n+1)=4.736629e-003; foe(n+1)=1.652505e-002; krok(n+1)=1.484819e-001; ng(n+1)=4.902500e+001;
n=265; farx(n+1)=4.611657e-003; foe(n+1)=1.638501e-002; krok(n+1)=1.090844e-001; ng(n+1)=4.275928e+001;
n=266; farx(n+1)=4.370557e-003; foe(n+1)=1.623114e-002; krok(n+1)=1.019950e-001; ng(n+1)=2.666100e+001;
n=267; farx(n+1)=4.225621e-003; foe(n+1)=1.610898e-002; krok(n+1)=7.165516e-002; ng(n+1)=5.424479e+001;
n=268; farx(n+1)=4.120105e-003; foe(n+1)=1.592619e-002; krok(n+1)=2.718226e-001; ng(n+1)=1.776880e+001;
n=269; farx(n+1)=3.687446e-003; foe(n+1)=1.560980e-002; krok(n+1)=5.386117e-001; ng(n+1)=2.063576e+001;
n=270; farx(n+1)=3.572666e-003; foe(n+1)=1.547076e-002; krok(n+1)=6.367965e-001; ng(n+1)=1.470541e+001;
n=271; farx(n+1)=3.525064e-003; foe(n+1)=1.539729e-002; krok(n+1)=1.892883e-001; ng(n+1)=3.173806e+001;
n=272; farx(n+1)=3.648255e-003; foe(n+1)=1.528847e-002; krok(n+1)=5.202472e-001; ng(n+1)=2.213186e+001;
n=273; farx(n+1)=3.668682e-003; foe(n+1)=1.521847e-002; krok(n+1)=3.044248e-001; ng(n+1)=2.777802e+001;
n=274; farx(n+1)=3.568209e-003; foe(n+1)=1.508027e-002; krok(n+1)=5.570755e-001; ng(n+1)=1.518213e+001;
n=275; farx(n+1)=3.545598e-003; foe(n+1)=1.495678e-002; krok(n+1)=9.959478e-001; ng(n+1)=1.462729e+001;
%odnowa zmiennej metryki
n=276; farx(n+1)=3.545651e-003; foe(n+1)=1.492562e-002; krok(n+1)=2.475309e-007; ng(n+1)=4.320626e+001;
n=277; farx(n+1)=3.543850e-003; foe(n+1)=1.491801e-002; krok(n+1)=3.462539e-006; ng(n+1)=5.600511e+000;
n=278; farx(n+1)=3.543150e-003; foe(n+1)=1.491397e-002; krok(n+1)=1.208996e-006; ng(n+1)=7.314559e+000;
n=279; farx(n+1)=3.541249e-003; foe(n+1)=1.491042e-002; krok(n+1)=2.689352e-005; ng(n+1)=1.283623e+000;
n=280; farx(n+1)=3.541260e-003; foe(n+1)=1.490860e-002; krok(n+1)=2.197532e-004; ng(n+1)=3.551289e-001;
n=281; farx(n+1)=3.543374e-003; foe(n+1)=1.490693e-002; krok(n+1)=5.405350e-004; ng(n+1)=2.458241e-001;
n=282; farx(n+1)=3.507975e-003; foe(n+1)=1.485763e-002; krok(n+1)=2.539936e-002; ng(n+1)=1.861752e-001;
n=283; farx(n+1)=3.491497e-003; foe(n+1)=1.485423e-002; krok(n+1)=6.935224e-004; ng(n+1)=2.623064e+000;
n=284; farx(n+1)=3.462141e-003; foe(n+1)=1.484777e-002; krok(n+1)=9.977322e-004; ng(n+1)=2.841886e+000;
n=285; farx(n+1)=3.355138e-003; foe(n+1)=1.483360e-002; krok(n+1)=8.744518e-003; ng(n+1)=2.919850e+000;
n=286; farx(n+1)=3.363842e-003; foe(n+1)=1.480483e-002; krok(n+1)=8.554146e-002; ng(n+1)=2.434984e+000;
n=287; farx(n+1)=3.311934e-003; foe(n+1)=1.475240e-002; krok(n+1)=9.327289e-002; ng(n+1)=8.357991e+000;
n=288; farx(n+1)=3.375926e-003; foe(n+1)=1.456403e-002; krok(n+1)=5.101414e-001; ng(n+1)=3.630420e+001;
n=289; farx(n+1)=3.432881e-003; foe(n+1)=1.451680e-002; krok(n+1)=2.705929e-002; ng(n+1)=2.012648e+001;
n=290; farx(n+1)=3.442911e-003; foe(n+1)=1.448177e-002; krok(n+1)=5.097164e-002; ng(n+1)=2.665127e+001;
n=291; farx(n+1)=3.465886e-003; foe(n+1)=1.434046e-002; krok(n+1)=2.951161e-001; ng(n+1)=2.587081e+001;
n=292; farx(n+1)=3.624780e-003; foe(n+1)=1.425262e-002; krok(n+1)=2.031949e-001; ng(n+1)=5.136385e+001;
n=293; farx(n+1)=3.654853e-003; foe(n+1)=1.413544e-002; krok(n+1)=5.154350e-001; ng(n+1)=1.197082e+001;
n=294; farx(n+1)=3.636204e-003; foe(n+1)=1.401288e-002; krok(n+1)=8.055989e-001; ng(n+1)=2.097714e+001;
n=295; farx(n+1)=3.576786e-003; foe(n+1)=1.391343e-002; krok(n+1)=1.431809e-001; ng(n+1)=5.335230e+001;
n=296; farx(n+1)=3.615026e-003; foe(n+1)=1.383080e-002; krok(n+1)=8.252141e-001; ng(n+1)=1.726118e+001;
n=297; farx(n+1)=3.671128e-003; foe(n+1)=1.373012e-002; krok(n+1)=4.287623e-001; ng(n+1)=2.079275e+001;
n=298; farx(n+1)=3.624553e-003; foe(n+1)=1.368327e-002; krok(n+1)=3.655097e-001; ng(n+1)=1.795020e+001;
n=299; farx(n+1)=3.584520e-003; foe(n+1)=1.365496e-002; krok(n+1)=8.776600e-002; ng(n+1)=2.317140e+001;
n=300; farx(n+1)=3.474522e-003; foe(n+1)=1.358194e-002; krok(n+1)=4.110512e-001; ng(n+1)=5.166316e+001;

figure; semilogy(farx,'b'); hold on; semilogy(foe,'r'); xlabel('Iteracje'); ylabel('Earx, Eoe'); legend('Earx','Eoe'); title('Uczenie predyktora OE');
figure; subplot(2,1,1); semilogy(krok); xlabel('Iteracje'); ylabel('Krok');
subplot(2,1,2); semilogy(ng); xlabel('Iteracje'); ylabel('Norma gradientu');
Earx=farx(n+1)
Eoe=foe(n+1)
